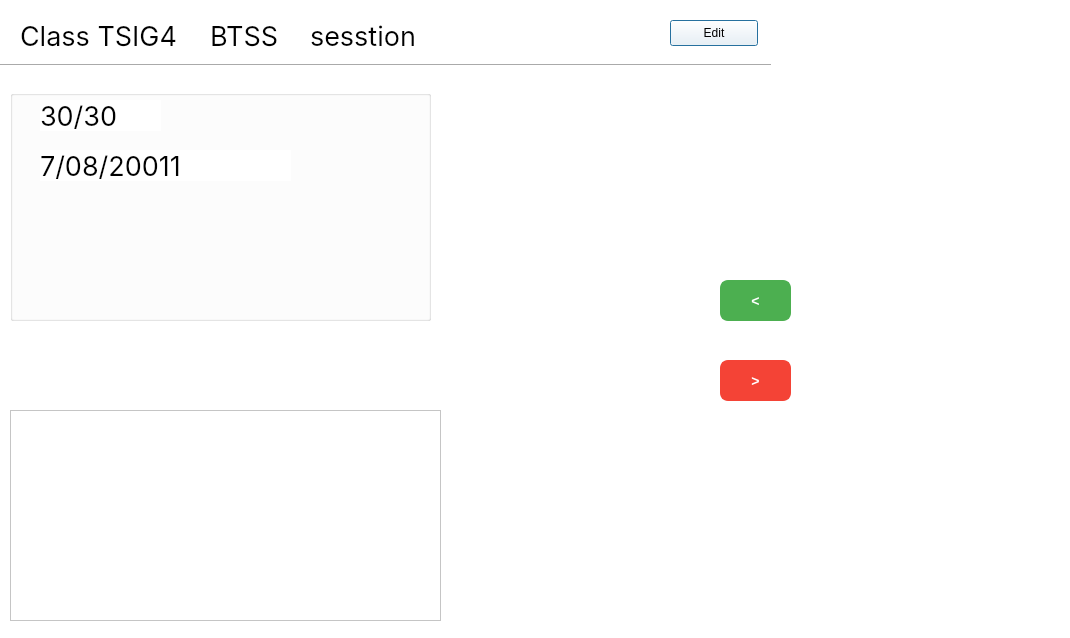
<?xml version="1.0" encoding="UTF-8"?>
<ui version="4.0">
 <class>AddClassDialog</class>
 <widget class="QDialog" name="AddClassDialog">
  <property name="geometry">
   <rect>
    <x>0</x>
    <y>0</y>
    <width>1070</width>
    <height>638</height>
   </rect>
  </property>
  <property name="windowTitle">
   <string>Dialog</string>
  </property>
  <property name="styleSheet">
   <string notr="true">color: rgb(0, 0, 0);
background-color: rgb(255, 255, 255);</string>
  </property>
  <widget class="Line" name="line">
   <property name="geometry">
    <rect>
     <x>-10</x>
     <y>50</y>
     <width>781</width>
     <height>31</height>
    </rect>
   </property>
   <property name="orientation">
    <enum>Qt::Orientation::Horizontal</enum>
   </property>
  </widget>
  <widget class="QLabel" name="class_name">
   <property name="geometry">
    <rect>
     <x>20</x>
     <y>20</y>
     <width>251</width>
     <height>31</height>
    </rect>
   </property>
   <property name="font">
    <font>
     <family>Inter</family>
     <pointsize>20</pointsize>
    </font>
   </property>
   <property name="text">
    <string>Class TSIG4</string>
   </property>
  </widget>
  <widget class="QGroupBox" name="groupBox">
   <property name="geometry">
    <rect>
     <x>10</x>
     <y>90</y>
     <width>421</width>
     <height>231</height>
    </rect>
   </property>
   <property name="title">
    <string/>
   </property>
   <widget class="QLabel" name="max_stud">
    <property name="geometry">
     <rect>
      <x>30</x>
      <y>10</y>
      <width>121</width>
      <height>31</height>
     </rect>
    </property>
    <property name="font">
     <font>
      <family>Inter</family>
      <pointsize>20</pointsize>
     </font>
    </property>
    <property name="text">
     <string>30/30</string>
    </property>
   </widget>
   <widget class="QLabel" name="creation_date">
    <property name="geometry">
     <rect>
      <x>30</x>
      <y>60</y>
      <width>251</width>
      <height>31</height>
     </rect>
    </property>
    <property name="font">
     <font>
      <family>Inter</family>
      <pointsize>20</pointsize>
     </font>
    </property>
    <property name="text">
     <string>7/08/20011</string>
    </property>
   </widget>
  </widget>
  <widget class="QLabel" name="grade">
   <property name="geometry">
    <rect>
     <x>210</x>
     <y>20</y>
     <width>251</width>
     <height>31</height>
    </rect>
   </property>
   <property name="font">
    <font>
     <family>Inter</family>
     <pointsize>20</pointsize>
    </font>
   </property>
   <property name="text">
    <string>BTSS</string>
   </property>
  </widget>
  <widget class="QLabel" name="sesstion">
   <property name="geometry">
    <rect>
     <x>310</x>
     <y>20</y>
     <width>251</width>
     <height>31</height>
    </rect>
   </property>
   <property name="font">
    <font>
     <family>Inter</family>
     <pointsize>20</pointsize>
    </font>
   </property>
   <property name="text">
    <string>sesstion</string>
   </property>
  </widget>
  <widget class="QTableWidget" name="subjects_table">
   <property name="geometry">
    <rect>
     <x>10</x>
     <y>410</y>
     <width>431</width>
     <height>211</height>
    </rect>
   </property>
  </widget>
  <widget class="QPushButton" name="pushButton">
   <property name="geometry">
    <rect>
     <x>670</x>
     <y>20</y>
     <width>88</width>
     <height>26</height>
    </rect>
   </property>
   <property name="text">
    <string>Edit</string>
   </property>
  </widget>
  <widget class="QTableWidget" name="no_class_table">
   <property name="geometry">
    <rect>
     <x>800</x>
     <y>80</y>
     <width>251</width>
     <height>531</height>
    </rect>
   </property>
   <property name="styleSheet">
    <string notr="true">            QTableWidget {
                background-color: white;
                gridline-color: #E5E7EB;
                border: none;
       		alternate-background-color: #F9FAFB;
            }

            QHeaderView::section {
                background-color: #F3F4F6;
                padding: 10px;
					padding-left: 5px;
                border: none;
                font-weight: bold;
                color: #374151;
            }


    QTableView::item {
        border-bottom: 1px solid #E5E7EB;
        border-right: none;
    }

/*
        QTableWidget::item {
            selection-background-color: transparent;
            selection-color: black;  */
</string>
   </property>
  </widget>
  <widget class="QTableWidget" name="this_class_table">
   <property name="geometry">
    <rect>
     <x>460</x>
     <y>80</y>
     <width>251</width>
     <height>531</height>
    </rect>
   </property>
   <property name="styleSheet">
    <string notr="true">            QTableWidget {
                background-color: white;
                gridline-color: #E5E7EB;
                border: none;
       		alternate-background-color: #F9FAFB;
            }

            QHeaderView::section {
                background-color: #F3F4F6;
                padding: 10px;
					padding-left: 5px;
                border: none;
                font-weight: bold;
                color: #374151;
            }


    QTableView::item {
        border-bottom: 1px solid #E5E7EB;
        border-right: none;
    }

/*
        QTableWidget::item {
            selection-background-color: transparent;
            selection-color: black;  */
</string>
   </property>
  </widget>
  <widget class="QPushButton" name="add_std_button">
   <property name="enabled">
    <bool>true</bool>
   </property>
   <property name="geometry">
    <rect>
     <x>720</x>
     <y>280</y>
     <width>71</width>
     <height>41</height>
    </rect>
   </property>
   <property name="styleSheet">
    <string notr="true">
    QPushButton {
        background-color: #4CAF50;       /* Green background */
        color: white;                   /* White text */
        border: 2px solid #4CAF50;      /* Border matching the background */
        border-radius: 8px;             /* Rounded corners */
        padding: 8px 16px;              /* Padding for size */
        font-size: 14px;                /* Font size */
        font-weight: bold;              /* Bold text */
    }
    QPushButton:hover {
        background-color: #45a049;      /* Slightly darker green on hover */
        border-color: #45a049;          /* Matching border for hover effect */
    }
    QPushButton:pressed {
        background-color: #388E3C;      /* Darker green when pressed */
        border-color: #2E7D32;          /* Darker border when pressed */
    }
    QPushButton:disabled {
        background-color: #d3d3d3;      /* Light gray background when disabled */
        color: #a0a0a0;                 /* Gray text when disabled */
        border-color: #d3d3d3;          /* No contrasting border when disabled */
    }

</string>
   </property>
   <property name="text">
    <string>&lt;</string>
   </property>
  </widget>
  <widget class="QPushButton" name="remove_std_button">
   <property name="enabled">
    <bool>true</bool>
   </property>
   <property name="geometry">
    <rect>
     <x>720</x>
     <y>360</y>
     <width>71</width>
     <height>41</height>
    </rect>
   </property>
   <property name="styleSheet">
    <string notr="true">
    QPushButton {
        background-color: #F44336;       /* Red background */
        color: white;                   /* White text */
        border: 2px solid #F44336;      /* Border matching the background */
        border-radius: 8px;             /* Rounded corners */
        padding: 8px 16px;              /* Padding for size */
        font-size: 14px;                /* Font size */
        font-weight: bold;              /* Bold text */
    }
    QPushButton:hover {
        background-color: #E53935;      /* Slightly darker red on hover */
        border-color: #E53935;          /* Matching border for hover effect */
    }
    QPushButton:pressed {
        background-color: #D32F2F;      /* Darker red when pressed */
        border-color: #C62828;          /* Darker border when pressed */
    }
    QPushButton:disabled {
        background-color: #f2a5a0;      /* Light red/gray background when disabled */
        color: #ffffff;                 /* Soft white text when disabled */
        border-color: #f2a5a0;          /* No contrasting border when disabled */
    }

</string>
   </property>
   <property name="text">
    <string>&gt;</string>
   </property>
  </widget>
 </widget>
 <resources/>
 <connections/>
</ui>
